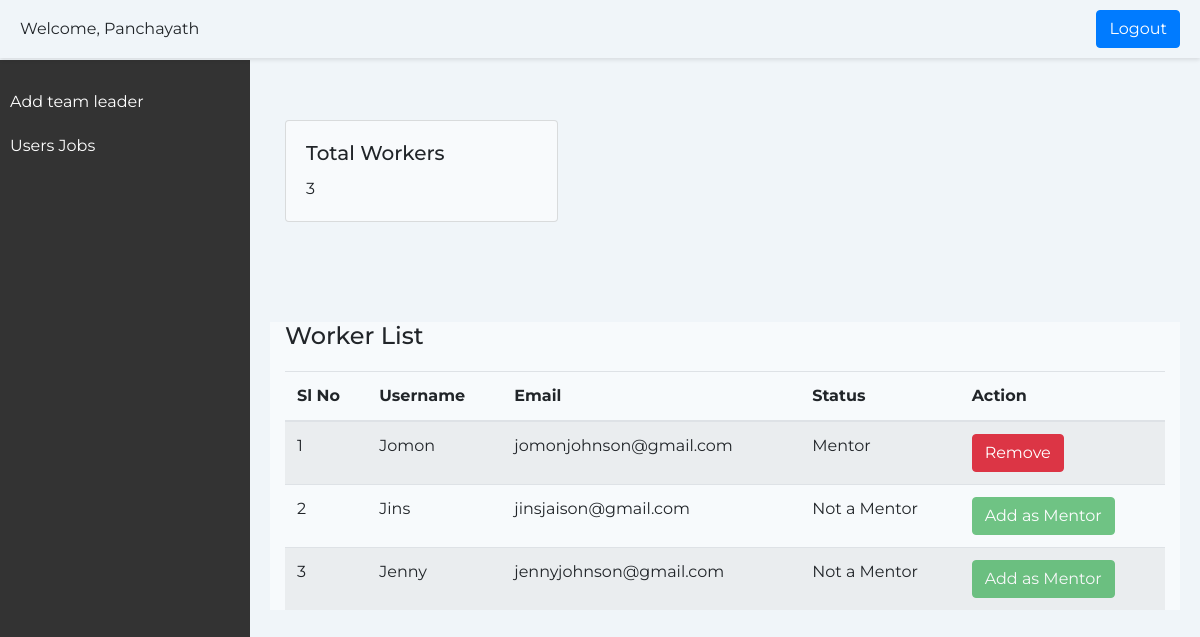
/dashmember (signed in), run on the app's committed database.
### home/models.py (models this page shows, shortened)
class CustomUser(AbstractUser):
    user_type = models.CharField(max_length=20) # Add any additional fields you need
    email=models.EmailField(unique=True)
    is_mentor = models.BooleanField(default=False)
    admin_id = models.CharField(max_length=10, blank=True, null=True)
    is_verified = models.BooleanField(default=False)
    panchayath_name = models.CharField(max_length=100, blank=True, null=True,default='')
    ward_number = models.CharField(max_length=10, blank=True, null=True,default='')
    has_edited_profile = models.BooleanField(default=False)

### home/views.py (the view)
# urls.py: path('dashmember',views.dashmember,name="dashmember"),
@never_cache
@login_required(login_url='login')
def dashmember(request):
    if 'username' in request.session:
        worker_users = CustomUser.objects.filter(user_type='worker')
        mentor_user = CustomUser.objects.filter(is_mentor=True, user_type='worker').first()
        context = {
            'worker_users': worker_users,
            'mentor_user': mentor_user
        }
        response = render(request,"dashmember.html",context)
        response['Cache-Control'] = 'no-store,must-revalidate'
        return response
    else:
        return redirect('login')

### templates/dashmember.html (shortened to what this page needs)
{% load static %}
<!DOCTYPE html>
                <html lang="en">
                <head>
                    <link href="https://maxcdn.bootstrapcdn.com/bootstrap/4.5.2/css/bootstrap.min.css" rel="stylesheet">
                </head>
                <body>
                    <div class="header">
                        <div class="user-profile">
                            <span>Welcome, {{user.username}}</span>
                        </div>
                        {% if user.is_authenticated %}
                        <a href={% url 'logout' %} class="btn btn-primary ml-lg-3">Logout</a>
                        {% else %}
                        <a href="login.html" class="btn btn-primary ml-lg-3">Login</a>
                        {% endif %}
                    </div>
                    <div class="sidebar">
                        <ul>
                            <li><a href="toggle_mentor_status">Add team leader</a></li>
                            <li><a href="member_view_users_jobs">Users Jobs </a></li>
                        </ul>
                    </div>
                    <div class="content">
                        <div class="container">
                            <div class="row">
                                <div class="col-md-4">
                                    <div class="card" style="background-color: rgba(255, 255, 255, 0.5);">
                                        <div class="card-body">
                                            <h5 class="card-title">Total Workers</h5>
                                            <p class="card-text">{{ worker_users.count }}</p>
                                        </div>
                                    </div>
                                </div>
                            </div>
                        </div>
                            <div class="container" style="background-color: rgba(255, 255, 255, 0.5);">
                                <div id="worker-list">
                                    <h2 class="page-title mt-4">Worker List</h2>
                                    <table class="table table-striped">
                                        <thead>
                                            <tr>
                                                <th>Sl No</th>
                                                <th>Username</th>
                                                <th>Email</th>
                                                <th>Status</th>
                                                <th>Action</th>
                                            </tr>
                                        </thead>
                                        <tbody>
                                            {% for user in worker_users %}
                                                <tr>
                                                    <td>{{ forloop.counter }}</td>
                                                    <td>{{ user.username }}</td>
                                                    <td>{{ user.email }}</td>
                                                    <td>
                                                        {% if user.is_mentor %}
                                                            Mentor
                                                        {% else %}
                                                            Not a Mentor
                                                        {% endif %}
                                                    </td>
                                                    <td>
                                                        <form method="post" action="{% url 'add_remove_mentor' user.id %}">
                                                            <button type="submit" class="btn {% if user.is_mentor %}btn-danger{% else %}btn-success{% endif %}"
                                                                    {% if mentor_user %}
                                                                        {% if user != mentor_user %}
                                                                            {% if not user.is_mentor %}
                                                                                disabled
                                                                            {% endif %}
                                                                        {% endif %}
                                                                    {% endif %}
                                                            >
                                                                {% if user.is_mentor %}
                                                                    Remove
                                                                {% else %}
                                                                    Add as Mentor
                                                                {% endif %}
                                                            </button>
                                                        </form>
                                                    </td>
                                                </tr>
                                            {% endfor %}
                                        </tbody>
                                    </table>
                                </div>
                            </div>
                </body>
                </html>

### data on the page
CustomUser: username "Panchayath"
CustomUser: username "Jomon", email "jomonjohnson@gmail.com", is_mentor "Mentor"
CustomUser: username "Jins", email "jinsjaison@gmail.com", is_mentor "Not a Mentor"
CustomUser: username "Jenny", email "jennyjohnson@gmail.com", is_mentor "Not a Mentor"

### other printed values
{{ worker_users.count }} "3"
